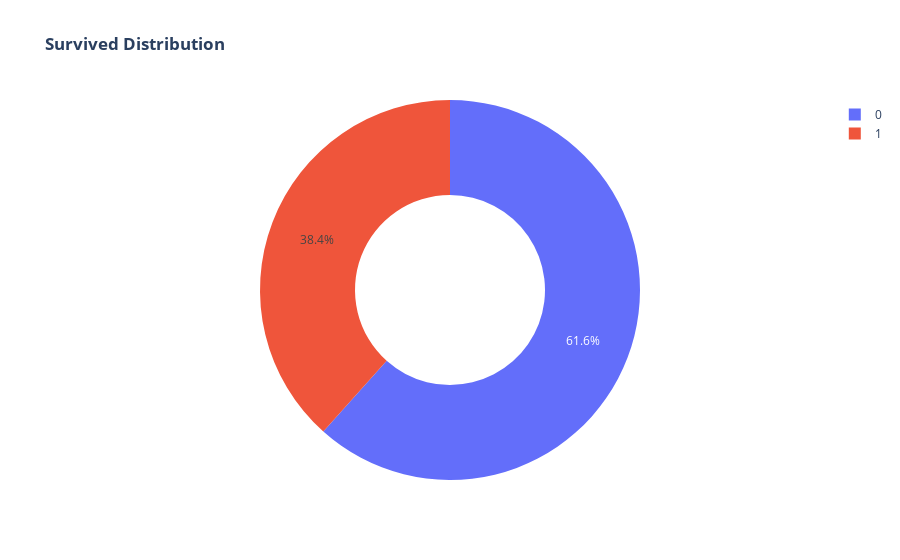

This figure's notebook cell:
### Code cell
px.pie(
    df,
    names='Survived',
    title='<b>Survived Distribution</b>',
    #color_discrete_sequence=px.colors.qualitative.Pastel,hole=0.5)
    color_discrete_map={'0':'red','1':'green'},
    category_orders={'Survived':['1','0']},
    hole=0.5)

### Figure 1 — Plotly figure (JSON) as saved in the notebook; plotly's stock layout.template omitted (floating-point values rounded to 4 significant figures; data arrays with more than 128 entries replaced by an {"elided": "..."} marker saying what was removed)
{"data": [{"direction": "clockwise", "domain": {"x": [0, 1], "y": [0, 1]}, "hole": 0.5, "hovertemplate": "Survived=%{label}<extra></extra>", "labels": {"elided": "891 int values"}, "legendgroup": "", "name": "", "showlegend": true, "sort": false, "type": "pie"}], "layout": {"legend": {"tracegroupgap": 0}, "title": {"text": "<b>Survived Distribution</b>"}}}
